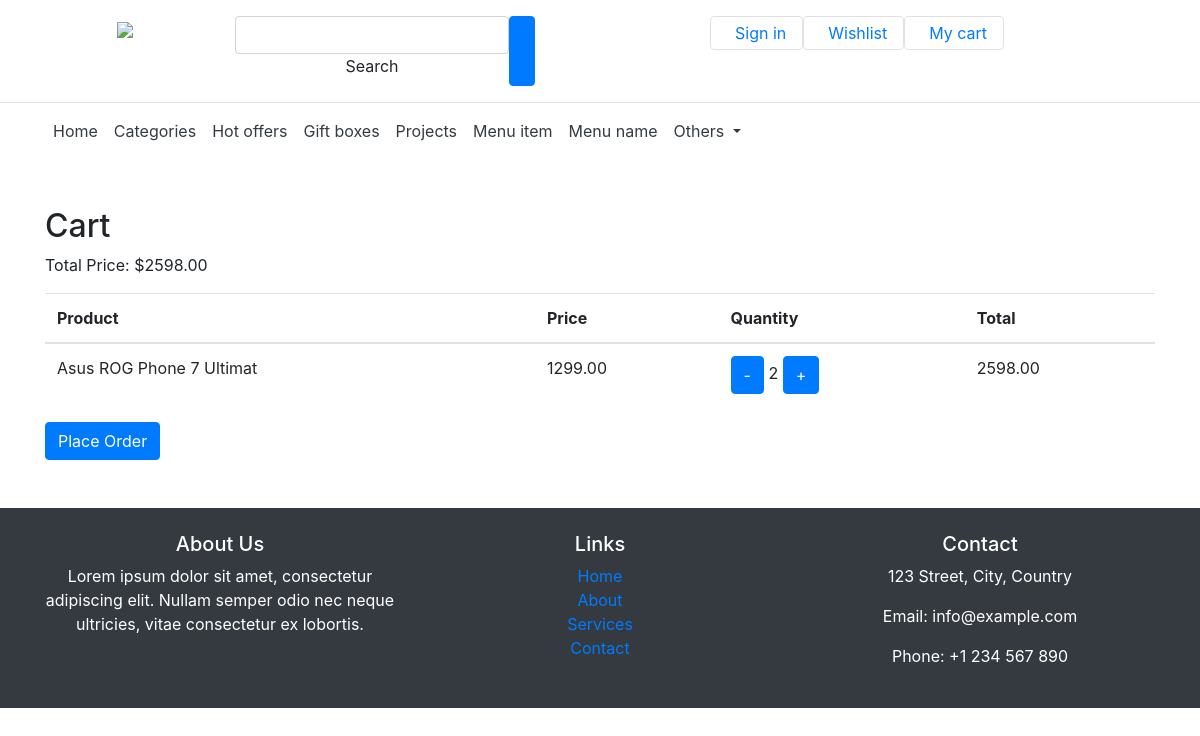
Before: /view-cart/ (signed in) with the older database file.
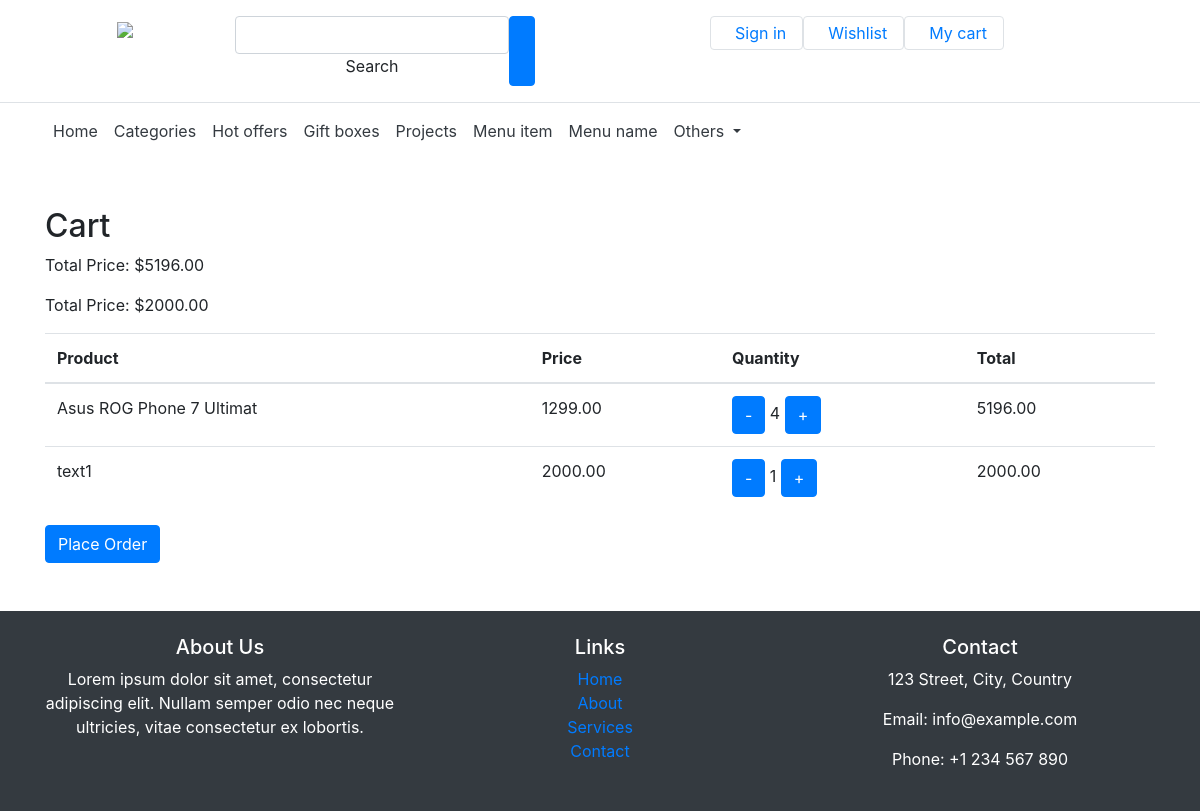
After: the same page with the newer database file.
### app1/models.py (models this page shows, shortened)
class CartItem(models.Model):
    cart = models.ForeignKey('Cart', on_delete=models.CASCADE)
    product = models.ForeignKey('Product', on_delete=models.CASCADE)
    quantity = models.PositiveIntegerField(default=1)
    order = models.ForeignKey('Order', on_delete=models.SET_NULL, null=True, blank=True)

class Product(models.Model):
    name = models.CharField(max_length=100)
    description = models.TextField()
    price = models.DecimalField(max_digits=8, decimal_places=2)
    image = models.ImageField(upload_to='product_images/')
    created_at = models.DateTimeField(auto_now_add=True)
    updated_at = models.DateTimeField(auto_now=True)

### app1/views.py (the view)
# urls.py: path('view-cart/', views.view_cart, name='view-cart'),
def view_cart(request):
    cart = get_object_or_404(Cart, user=request.user)
    items = cart.cartitem_set.all().order_by('id')
    for item in items:
        item.total_price = item.product.price * item.quantity
    context = {
        'cart': cart,
        'items': items,
    }
    return render(request, 'app1/cart.html', context)

### app1/templates/app1/cart.html
{% extends 'base.html' %}
{% block content %}
  <div class="container my-5">
    <h2>Cart</h2>
    <table class="table">
      <thead>
        <tr>
          <th>Product</th>
          <th>Price</th>
          <th>Quantity</th>
          <th>Total</th>
        </tr>
      </thead>
      <tbody>
        {% for item in items %}
          <tr>
            <td>{{ item.product.name }}</td>
            <td>{{ item.product.price }}</td>
            <td>
              <a href="{% url 'decrease-quantity' item.id %}" class="btn btn-primary">-</a>
              {{ item.quantity }}
              <a href="{% url 'increase-quantity' item.id %}" class="btn btn-primary">+</a>
            </td>
            <td>{{ item.total_price }}</td>
          </tr>
          <p>Total Price: ${{ item.total_price }}</p>
        {% endfor %}
      </tbody>
    </table>
    <a href="{% url 'place-order' %}" class="btn btn-primary">Place Order</a>
  </div>
{% endblock %}

Changed rows visible on the page:
changed CartItem "Asus ROG Phone 7 Ultimat": quantity "2" → "4"; total_price "2598.00" → "5196.00"
added CartItem: product.name "text1", product.price "2000.00", quantity "1", total_price "2000.00"
